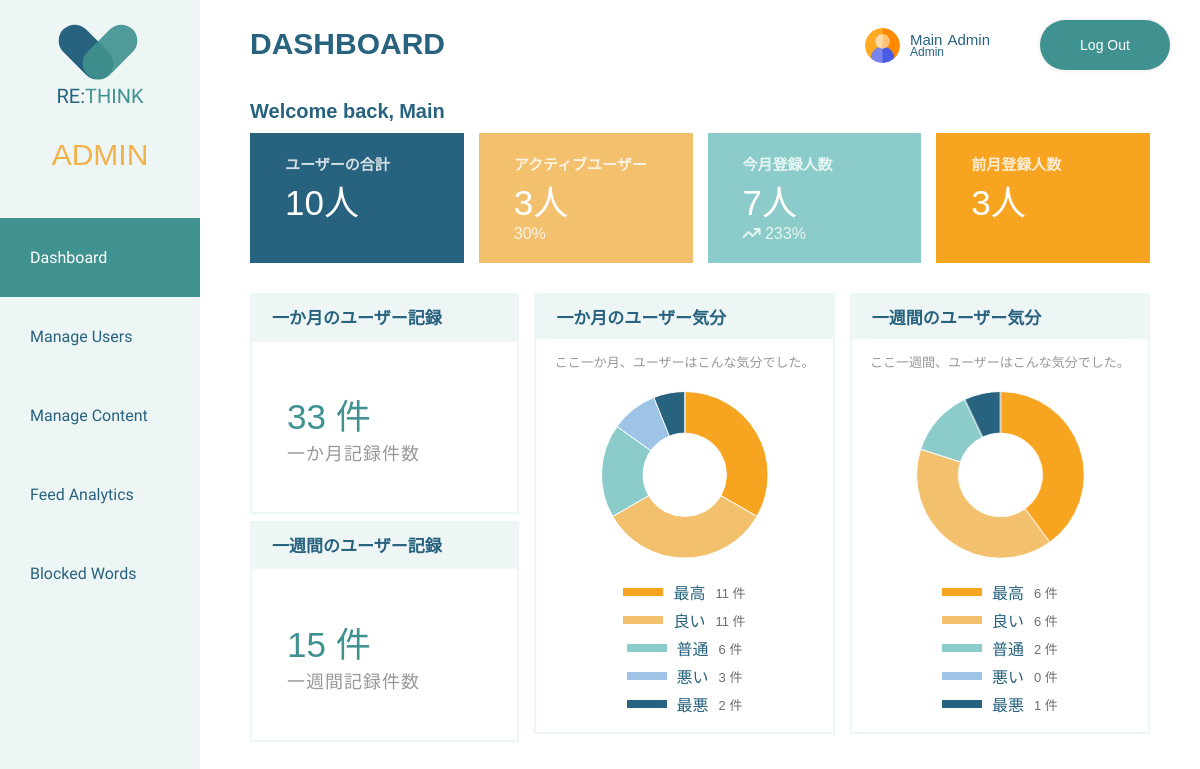
Screenshot of /rethink/admin/admin_dashboard.php (signed in) with the database file from the repository.
### tables this page shows
CREATE TABLE `users` (
  `UserID` int(11) NOT NULL,
  `FirstName` varchar(50) NOT NULL,
  `LastName` varchar(50) NOT NULL,
  `Username` varchar(30) DEFAULT NULL,
  `Email` varchar(50) NOT NULL,
  `Password` varchar(30) NOT NULL,
  `Role` varchar(1) NOT NULL,
  `Created` date DEFAULT NULL,
  `profileImg` varchar(100) DEFAULT NULL
);

CREATE TABLE `moods` (
  `MoodID` int(11) NOT NULL,
  `MoodName` varchar(30) NOT NULL,
  `JapaneseMoodName` varchar(30) DEFAULT NULL,
  `moodEmoji` varchar(255) DEFAULT NULL,
  `moodEmojiColor` varchar(255) DEFAULT NULL
);

### rethink/admin/admin_dashboard.php (the view, shortened to what the rows shown need)
<?php
include(BASE_PATH . "connections.php");
include(BASE_PATH . "check_login.php");
include(BASE_PATH . "header/admin_layout.php");
$adminData = check_login($con);
$date = date("Y-m-d");
function getMonth($date) {
    return date('m', strtotime($date));
}
$currentMonth = getMonth($date);
function getDay($date) {
    return date('d', strtotime($date));
}
$currentDay = getDay($date);
function getYear($date) {
    return date('Y', strtotime($date));
}
$currentYear = getYear($date);
$totalDaysLastMonth = date("t", strtotime(date('Y-m-d')." -1 month"));
if ($currentDay <= DAYS_IN_A_WEEK) {
    $daysPastWeek = DAYS_IN_A_WEEK - $currentDay;
    $daysPastWeek = $totalDaysLastMonth - $daysPastWeek;
    $monthNumPast = $currentMonth - 1;
    $activeDate = date("$currentYear-$monthNumPast-$daysPastWeek");
} else {
    $daysPastWeek = $currentDay - DAYS_IN_A_WEEK;
    $activeDate = date("$currentYear-$currentMonth-$daysPastWeek");
}
$oneMonthAgoDate = new \DateTime('1 month ago');
$oneMonthBack = $oneMonthAgoDate->format('Y-m-d');
$queryGetAllMoods = "SELECT * FROM moods";
$resultGetAllMoods = mysqli_query($con, $queryGetAllMoods);
$resultGetAllMoodsWeek = mysqli_query($con, $queryGetAllMoods);
?>
<!DOCTYPE html>
<html lang="en">
    <head>
        <?php includeHeadAssets(); ?>
    </head>
    <body>
        <?php renderAdminHeaderWithLogout($adminData); ?>
        <div class="admin-main-wrapper">
            <h2>Dashboard</h2>
            <div class="admin-welcome-section">
                <h3>
                    <span>Welcome back, </span>
                    <span>
                        <?php
                        if (ctype_alpha($adminData['FirstName'])) {
                            echo htmlspecialchars($adminData['FirstName']);
                        } else {
                            echo htmlspecialchars($adminData['FirstName'])."さん";
                        }
                        ?>
                    </span>
                </h3>
            </div>
            <section class="mood-statistic-wrapper">
                <div class="monthly-mood-data">
                    <div class="mood-count">
                        <div class="mood-data-wrapper">
                            <?php
                            while ($rowMoods = mysqli_fetch_assoc($resultGetAllMoods)) {
                                $moodID = $rowMoods['MoodID'];
                                $queryGetCntMood =
                                    "SELECT t.MoodID, d.Date, COUNT(MoodID) AS cntMood
                                    FROM dailytracking d
                                    JOIN trackmoods t ON d.TrackingID = t.TrackingID
                                    WHERE Date BETWEEN '$oneMonthBack' AND '$date'
                                    AND MoodID = $moodID
                                    GROUP BY t.MoodID"
                                ;
                                $resultGetCntMood = mysqli_query($con,$queryGetCntMood);
                                $moodCount = mysqli_fetch_assoc($resultGetCntMood); ?>
                                <div class="mood-record">
                                    <div class="mood-bar
                                        <?php
                                        if ($moodID == MOOD_GREAT) {
                                            echo ' great-mood';
                                        } elseif ($moodID == MOOD_GOOD) {
                                            echo ' good-mood';
                                        } elseif ($moodID == MOOD_OKAY) {
                                            echo ' okay-mood';
                                        } elseif ($moodID == MOOD_BAD) {
                                            echo ' bad-mood';
                                        } elseif ($moodID == MOOD_AWFUL) {
                                            echo ' awful-mood';
                                        }
                                        ?>">
                                    </div>
                                    <p class="mood-name"> <?php echo  htmlspecialchars($rowMoods['JapaneseMoodName']); ?> </p>
                                    <p class="mood-total-count">
                                        <?php
                                        echo !empty($moodCount['cntMood']) ? $moodCount['cntMood'] : "0";
                                        ?> 件
                                    </p>
                                </div>
                            <?php } ?>
                        </div>
                    </div>
                </div>
                <div class="weekly-mood-data">
                    <div class="mood-count">
                        <div class="mood-data-wrapper">
                            <?php
                            while ($rowMoodsWeek = mysqli_fetch_assoc($resultGetAllMoodsWeek)) {
                                $moodIDWeek = $rowMoodsWeek['MoodID'];
                                $queryGetCntMoodWeek =
                                    "SELECT t.MoodID, d.Date, COUNT(MoodID) AS cntMood
                                    FROM dailytracking d
                                    JOIN trackmoods t ON d.TrackingID = t.TrackingID
                                    WHERE Date BETWEEN '$activeDate' AND '$date'
                                    AND MoodID = $moodIDWeek
                                    GROUP BY t.MoodID"
                                ;
                                $resultGetCntMoodWeek = mysqli_query($con,$queryGetCntMoodWeek);
                                $cntMoodWeek = mysqli_fetch_assoc($resultGetCntMoodWeek); ?>
                                <div class="mood-record">
                                    <div class="mood-bar
                                        <?php
                                        if ($moodIDWeek == MOOD_GREAT) {
                                            echo ' great-mood';
                                        } elseif ($moodIDWeek == MOOD_GOOD) {
                                            echo ' good-mood';
                                        } elseif ($moodIDWeek == MOOD_OKAY) {
                                            echo ' okay-mood';
                                        } elseif ($moodIDWeek == MOOD_BAD) {
                                            echo ' bad-mood';
                                        } elseif ($moodIDWeek == MOOD_AWFUL) {
                                            echo ' awful-mood';
                                        } ?>">
                                    </div>
                                    <p class="mood-name"> <?php echo  htmlspecialchars($rowMoodsWeek['JapaneseMoodName']); ?> </p>
                                    <p class="mood-total-count">
                                        <?php
                                        echo !empty($cntMoodWeek['cntMood']) ? $cntMoodWeek['cntMood'] : "0";
                                        ?> 件
                                    </p>
                                </div>
                            <?php } ?>
                        </div>
                    </div>
                </div>
            </section>
        </div>
    </body>
</html>

### rethink/server-side/shared/header/admin_layout.php (shortened to what the rows shown need)
<?php
function hsc($hsc)
{
	return htmlspecialchars($hsc, ENT_QUOTES);
}
function includeHeadAssets(){
    echo '
        <meta charset="utf-8">
        <title>RE:THINK</title>
        <script src="https://kit.fontawesome.com/4f1988a159.js"></script>
        <link rel="preconnect" href="https://fonts.googleapis.com">
        <link rel="preconnect" href="https://fonts.gstatic.com" crossorigin>
        <link href="https://fonts.googleapis.com/css2?family=Gudea&display=swap" rel="stylesheet">
        <link rel="stylesheet" href="' . BASE_URL . './assets/css/shared.css">
        <link rel="stylesheet" href="' . BASE_URL . './assets/css/admin.css">
        <script src="'. BASE_URL . 'assets/javascript/input_handler.js" defer></script>
        <script src="'. BASE_URL . 'assets/javascript/alert_handler.js" defer></script>
        <script src="'. BASE_URL . 'assets/javascript/icon_selection_modal.js" defer></script>
        <script language="JavaScript" type="text/javascript">
            function checkDelete(){
                return confirm("本当に削除しますか？"); // "Are you sure you want to delete"? in Japanese
            }
        </script>
    ';
}
function renderAdminHeaderWithLogout($admin_data){
    echo "
    <div class='top-header'>
        <a href='" . BASE_URL . "admin/admin_profile/admin_profile.php'>
            <div class='header-display'>
                <div class='header-icon'>
                    <img src='" . BASE_URL . "assets/user-img/" .hsc($admin_data['profileImg'])."' alt='Admin Profile Image'>
                </div>
                <div class='header-name-wrapper'>
                    <div class='header-name'>
                        <p class='header-fname'>" .hsc($admin_data['FirstName'])."</p>
                        <p class='header-lname'>" .hsc($admin_data['LastName'])."</p>
                    </div>
                    <div class='header-title'>
                        <p>Admin</p>
                    </div>
                </div>
            </div>
        </a>
        <a href='". BASE_URL . "server-side/shared/logout.php'>
            <div class='logout-sticky'>Log Out</div>
        </a>
    </div>
    ";
}
?>

### rows the page displays
users: profileImg (picture), FirstName "Main", LastName "Admin"
moods: JapaneseMoodName "最高", cntMood "11", cntMood "6"
moods: JapaneseMoodName "良い", cntMood "11", cntMood "6"
moods: JapaneseMoodName "普通", cntMood "6", cntMood "2"
moods: JapaneseMoodName "悪い", cntMood "3", shows "0"
moods: JapaneseMoodName "最悪", cntMood "2", cntMood "1"

### other values shown
$totalUsersCount "10"
$activeUsersCount "3"
$activeUsersPercentage "30"
$registeredThisMonthCount "7"
$percentageIncrease "233"
$registeredLastMonthCount "3"
$updatesMonthCount "33"
$updatesWeekCount "15"
chart data {{ json_encode($greatPercentage) }} "33"
chart data {{ json_encode($goodPercentage) }} "33"
chart data {{ json_encode($okayPercentage) }} "18"
chart data {{ json_encode($badPercentage) }} "9"
